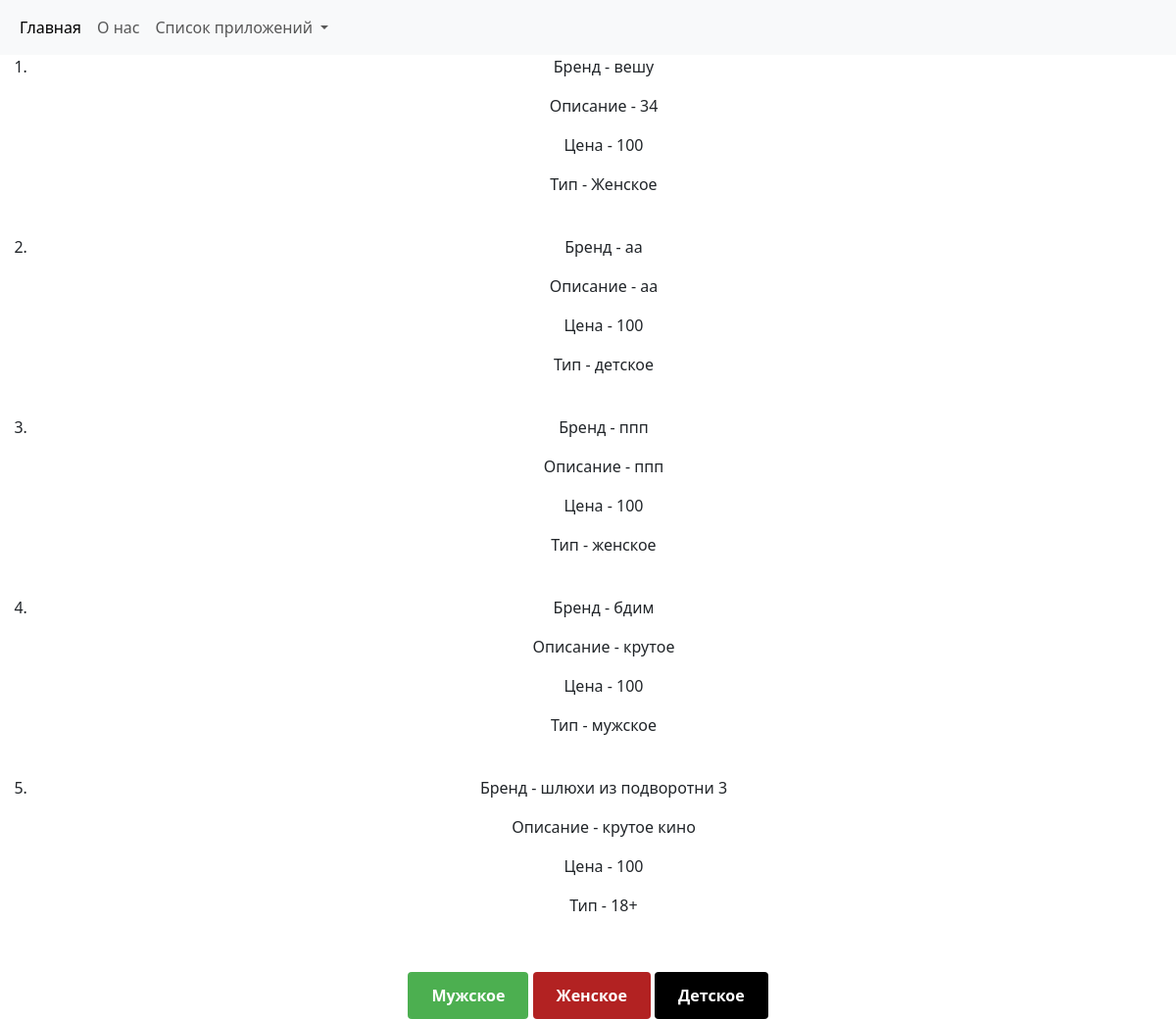
The page / on the database its author committed.
### cloth/models.py (models this page shows, shortened)
class Cloth(models.Model):
    name = models.CharField(max_length=100)
    descript = models.TextField(blank=True)
    price = models.PositiveIntegerField(default=100)
    tags = models.ManyToManyField(TagCloth)

class TagCloth(models.Model):
    name = models.CharField(max_length=50)

### cloth/views.py (the view)
# urls.py: path("", views.ShowAll.as_view(), name="all_cloth"),
class ShowAll(generic.ListView):
    template_name = "cloth/all_cloth.html"
    context_object_name = "clothes"
    model = models.Cloth
    def get_queryset(self):
        return self.model.objects.filter().order_by("-id")

### templates/cloth/all_cloth.html (shortened to what this page needs)
{% include 'header.html'%}
<body>
<center>
    <ol>
        {% for i in clothes %}
        <li>
            <p>Бренд - {{ i.name }}</p>
            <p>Описание - {{ i.descript }}</p>
            <p>Цена - {{ i.price }}</p>
            {% for j in i.tags.all %}
                <p>Тип - {{ j.name }}</p>
            {% endfor %}
        </li>
        <br>
        {% endfor %}
    </ol>
    <a href="/male_cloth" class="button">Мужское</a>
    <a href="/female_cloth" class="button1">Женское</a>
    <a href="/kid_cloth" class="button2">Детское</a>
</center>
</body>
</html>

### templates/cloth/all_cloth.html (style rules this page uses)
.button { display: inline-block; padding: 12px 24px; font-size: 16px; font-weight: bold; text-decoration: none; background-color: #4CAF50; color: white; border-radius: 4px; border: none; cursor: pointer; }
.button1 { display: inline-block; padding: 12px 24px; font-size: 16px; font-weight: bold; text-decoration: none; background-color: #B22222; color: white; border-radius: 4px; border: none; cursor: pointer; }
.button2 { display: inline-block; padding: 12px 24px; font-size: 16px; font-weight: bold; text-decoration: none; background-color: #000000; color: white; border-radius: 4px; border: none; cursor: pointer; }

### rows shown on the page
Cloth: name "вешу", descript "34", price "100"
TagCloth: name "Женское"
Cloth: name "аа", descript "аа", price "100"
TagCloth: name "детское"
Cloth: name "ппп", descript "ппп", price "100"
TagCloth: name "женское"
Cloth: name "бдим", descript "крутое", price "100"
TagCloth: name "мужское"
Cloth: name "шлюхи из подворотни 3", descript "крутое кино", price "100"
TagCloth: name "18+"
